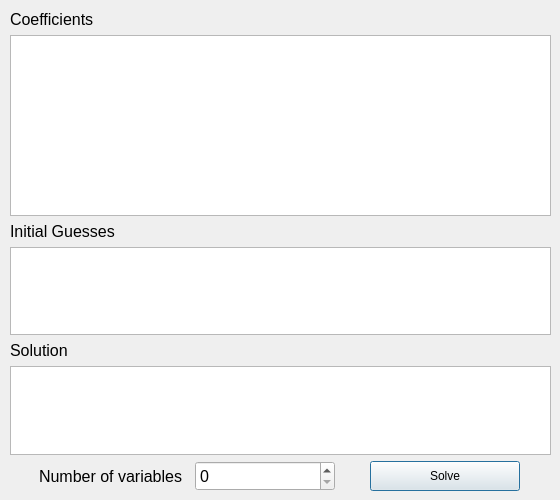
<?xml version="1.0" encoding="UTF-8"?>
<ui version="4.0">
 <class>JacobiMethod</class>
 <widget class="QDialog" name="JacobiMethod">
  <property name="geometry">
   <rect>
    <x>0</x>
    <y>0</y>
    <width>560</width>
    <height>500</height>
   </rect>
  </property>
  <property name="minimumSize">
   <size>
    <width>560</width>
    <height>500</height>
   </size>
  </property>
  <property name="maximumSize">
   <size>
    <width>560</width>
    <height>500</height>
   </size>
  </property>
  <property name="windowTitle">
   <string>Jacobi Method</string>
  </property>
  <widget class="QWidget" name="">
   <property name="geometry">
    <rect>
     <x>10</x>
     <y>10</y>
     <width>541</width>
     <height>481</height>
    </rect>
   </property>
   <layout class="QVBoxLayout" name="verticalLayout_3">
    <item>
     <layout class="QVBoxLayout" name="verticalLayout">
      <item>
       <widget class="QLabel" name="label">
        <property name="font">
         <font>
          <pointsize>12</pointsize>
         </font>
        </property>
        <property name="text">
         <string>Coefficients</string>
        </property>
       </widget>
      </item>
      <item>
       <widget class="QTableWidget" name="coeff_table"/>
      </item>
     </layout>
    </item>
    <item>
     <layout class="QVBoxLayout" name="verticalLayout_2">
      <item>
       <widget class="QLabel" name="label_2">
        <property name="font">
         <font>
          <pointsize>12</pointsize>
         </font>
        </property>
        <property name="text">
         <string>Initial Guesses</string>
        </property>
       </widget>
      </item>
      <item>
       <widget class="QTableWidget" name="initial_guess_table">
        <property name="maximumSize">
         <size>
          <width>16777215</width>
          <height>100</height>
         </size>
        </property>
       </widget>
      </item>
     </layout>
    </item>
    <item>
     <layout class="QVBoxLayout" name="verticalLayout_4">
      <item>
       <widget class="QLabel" name="label_5">
        <property name="font">
         <font>
          <pointsize>12</pointsize>
         </font>
        </property>
        <property name="text">
         <string>Solution</string>
        </property>
       </widget>
      </item>
      <item>
       <widget class="QTableWidget" name="solution_table">
        <property name="maximumSize">
         <size>
          <width>16777215</width>
          <height>100</height>
         </size>
        </property>
       </widget>
      </item>
     </layout>
    </item>
    <item>
     <layout class="QHBoxLayout" name="horizontalLayout">
      <item>
       <layout class="QHBoxLayout" name="horizontalLayout_2">
        <item>
         <widget class="QLabel" name="label_3">
          <property name="maximumSize">
           <size>
            <width>150</width>
            <height>16777215</height>
           </size>
          </property>
          <property name="font">
           <font>
            <pointsize>12</pointsize>
           </font>
          </property>
          <property name="text">
           <string>Number of variables</string>
          </property>
         </widget>
        </item>
        <item>
         <widget class="QSpinBox" name="size_spinbox">
          <property name="minimumSize">
           <size>
            <width>140</width>
            <height>30</height>
           </size>
          </property>
          <property name="maximumSize">
           <size>
            <width>140</width>
            <height>30</height>
           </size>
          </property>
          <property name="font">
           <font>
            <pointsize>12</pointsize>
           </font>
          </property>
         </widget>
        </item>
       </layout>
      </item>
      <item>
       <widget class="QPushButton" name="solve_button">
        <property name="minimumSize">
         <size>
          <width>150</width>
          <height>30</height>
         </size>
        </property>
        <property name="maximumSize">
         <size>
          <width>150</width>
          <height>30</height>
         </size>
        </property>
        <property name="text">
         <string>Solve</string>
        </property>
       </widget>
      </item>
     </layout>
    </item>
   </layout>
  </widget>
 </widget>
 <resources/>
 <connections/>
</ui>
